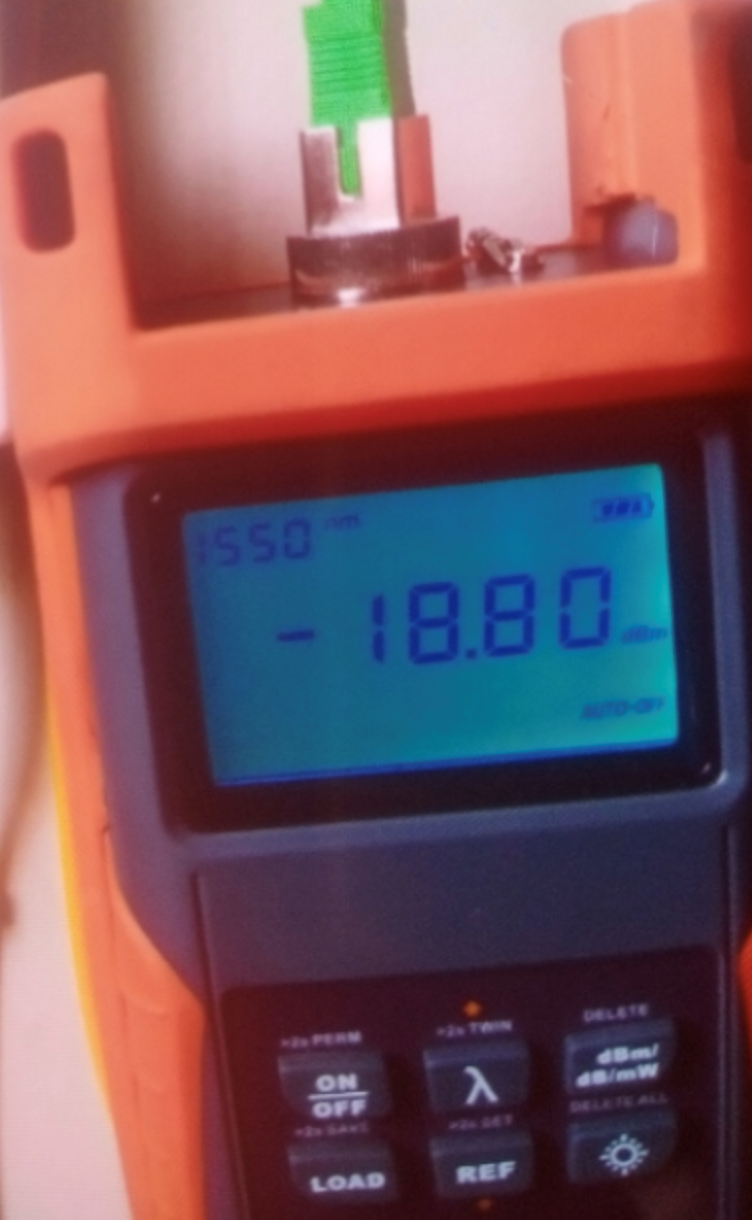
#> input picture images/fiber2.png, 752 x 1220 px
$ python OCR.py
#> lines starting #> are read from the running program, lines starting #| are printed output that depends on the picture; after the words box and inside, x2 and y2 are one past the last pixel; in counts of white or black regions, pixels touching at a corner belong together
from cgitb import text
import cv2
from pytesseract import *
import numpy as np
import seaborn as sns


class OCR:
  def __init__(self,image_path,x,y,w,h) :
    self.image_path=image_path
    self.x=x
    self.y=y
    self.w=w
    self.h=h

  def show_valueimage(self,flag,img):
    cv2.imshow(flag,img)
    cv2.waitKey(0)

  def preprocess_img(self,img):
    gray=self.grayscale(img)
    self.show_valueimage("Grayscal Image",gray)

    # [4 lines of commented-out code are left out]
    blur = self.blur(gray)
    self.show_valueimage("Blurred Image",blur)
    threshold_image=self.thresholding(blur)
    self.show_valueimage("Threshold Image",threshold_image)
    erroded_image=self.erossion(threshold_image)
    self.show_valueimage("Erroded Image",erroded_image)
    diluted_image=self.dilution(erroded_image)
    self.show_valueimage("Dilated Image",diluted_image)

    return diluted_image

  def histogram_equalization(self,img):
    equ = cv2.equalizeHist(img)
    return equ

  def grayscale(self,img):
    return cv2.cvtColor(img, cv2.COLOR_BGR2GRAY)

  def blur(self,img):
    # return cv2.GaussianBlur(img,(5,5),0)
    return img

  def thresholding(self,img):
    return cv2.threshold(img,0,255,cv2.THRESH_BINARY+cv2.THRESH_OTSU)[1]

  def InvOTSUthresholding(self,img):
    return cv2.threshold(img,0,255,cv2.THRESH_BINARY_INV | cv2.THRESH_OTSU)[1]

  def distancetransform(self,img):
    img=cv2.distanceTransform(img,cv2.DIST_L2,5)
    img=(img*255).astype("uint8")
    return self.InvOTSUthresholding(img)

  def MorphologicalEx(self,img):
    kernel=cv2.getStructuringElement(cv2.MORPH_ELLIPSE,(7,7))
    return cv2.morphologyEx(img,cv2.MORPH_OPEN,kernel)

  def erossion(self,img):
    kernel = np.ones((5,5),np.uint8)
    return cv2.erode(img, kernel, iterations=1)

  def dilution(self,img):
    kernel = np.ones((5,5),np.uint8)
    return cv2.dilate(img, kernel, iterations=1)

  def canny(self,img):
    return cv2.Canny(img, 100, 200)

  def deskew(self,img):
    coords = np.column_stack(np.where(img > 0))
    angle = cv2.minAreaRect(coords)[-1]
    if angle < -45:
        angle = -(90 + angle)
    else:
        angle = -angle
    (h, w) = img.shape[:2]
    center = (w // 2, h // 2)
    M = cv2.getRotationMatrix2D(center, angle, 1.0)
    rotated = cv2.warpAffine(img, M, (w, h), flags=cv2.INTER_CUBIC, borderMode=cv2.BORDER_REPLICATE)
    return rotated

  def remove_noise(self,img):
    return cv2.medianBlur(img,5)

  def read_image(self):
    img=cv2.imread(self.image_path)
#> img is the input picture: shape (1220, 752, 3); mean B, G, R 95, 87.5, 123.7
    img=cv2.fastNlMeansDenoisingColored(img, None, 10, 10, 7, 15)
    return img

  def cropped_img(self,img2):
    cropped = img2[self.y:self.y + self.h, self.x:self.x + self.w]
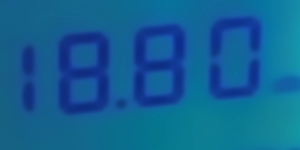
#> cropped: shape (150, 300, 3); mean B, G, R 148.8, 97.7, 17.6
    return cropped

  def get_text(self,img):
    text = pytesseract.image_to_string(img)
    return text

  def print_text(self,text):
    print(text)

if __name__=="__main__":
  # ocr=OCR("./images/test4.png",25,30,300,130)
  ocr=OCR("./images/fiber2.png",350,550,300,150)

  img=ocr.read_image()
  cropped_image=ocr.cropped_img(img)
  preprocess=ocr.preprocess_img(cropped_image)
#> in grayscale, `return cv2.cvtColor(img, cv2.COLOR_BGR2GRAY)`:
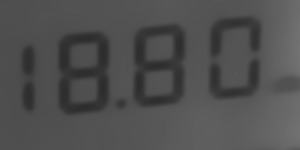
#> returned value: shape (150, 300); min 44, max 115, mean 79.6
#> in thresholding, `return cv2.threshold(img,0,255,cv2.THRESH_BINARY+cv2.THRESH_OTSU)[1]`:
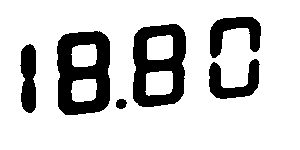
#> returned value: shape (150, 300); 80.5% white; 6 black regions, box (x1, y1, x2, y2) and area: (57, 31, 110, 115) 3027, (133, 24, 186, 107) 2725, (210, 17, 261, 58) 1056, (209, 59, 260, 99) 985, (20, 44, 36, 113) 897, (116, 99, 127, 109) 87
#> in erossion, `return cv2.erode(img, kernel, iterations=1)`:
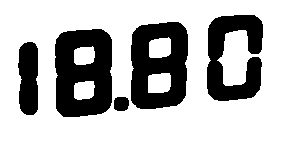
#> returned value: shape (150, 300); 73% white; 5 black regions, box (x1, y1, x2, y2) and area: (55, 29, 112, 117) 3968, (131, 22, 188, 109) 3689, (207, 15, 263, 101) 3009, (18, 42, 38, 115) 1278, (114, 97, 129, 111) 187
#> in dilution, `return cv2.dilate(img, kernel, iterations=1)`: returned value: shape (150, 300); 80.4% white; 5 black regions, box (x1, y1, x2, y2) and area: (57, 31, 110, 115) 3032, (133, 24, 186, 107) 2733, (209, 17, 261, 99) 2053, (20, 44, 36, 113) 902, (116, 99, 127, 109) 87
#> (the run stopped early here; a loop or call above may not have finished)
